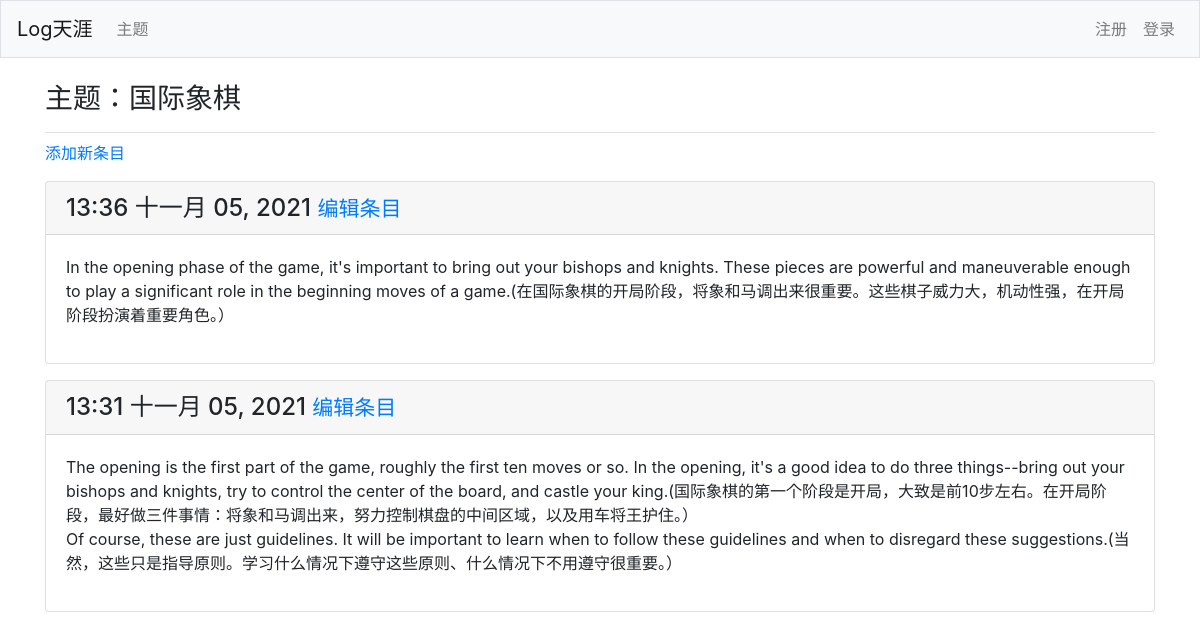
/topics/1/, run on the app's committed database.
### learning_logs/models.py (models this page shows, shortened)
class Topic(models.Model):
    text = models.CharField(max_length=200)
    data_added = models.DateField(auto_now_add=True)
    def __str__(self):
        return self.text

class Entry(models.Model):
    topic = models.ForeignKey(Topic, on_delete=models.CASCADE)
    text = models.TextField()
    date_added = models.DateTimeField(auto_now_add=True)
    class meta:
        verbose_name_plural = 'entries'

### learning_logs/views.py (the view)
# urls.py: path('topics/<int:topic_id>/', views.topic, name='topic'),
def topic(request, topic_id):
    topic = Topic.objects.get(id=topic_id)
    entries = topic.entry_set.order_by('-date_added')
    context = {'topic': topic, 'entries': entries}
    return render(request, 'learning_logs/topic.html', context)

### learning_logs/templates/learning_logs/topic.html
{% extends 'learning_logs/base.html' %}
{% block page_header %}
  <h3>主题：{{ topic }}</h3>
{% endblock page_header%}
{% block content %}
  <p>
    <a href="{% url 'learning_logs:new_entry' topic.id %}">添加新条目</a>
  </p>
  {% for entry in entries %}
    <div class="card mb-3">
      <h4 class="card-header">
        {{ entry.date_added|date:'H:i M d, Y' }}
        <small><a href="{% url 'learning_logs:edit_entry' entry.id %}">编辑条目</a></small>
      </h4>
      <div class="card-body">
        {{ entry.text|linebreaks }}
      </div>
    </div>
  {% empty %}
    <p>这个主题还没有相关条目。</p>
  {% endfor %}
{% endblock content %}

### learning_logs/templates/learning_logs/base.html (shortened to what this page needs)
{% load bootstrap4 %}
<!doctype html>
<html lang='en'>
<head>
    {% bootstrap_css %}
</head>
<body>
  <nav class="navbar navbar-expand-md navbar-light bg-light mb-4 border">
    <a class="navbar-brand" href="{% url 'learning_logs:index' %}">
      Log天涯</a>
    <div class="collapse navbar-collapse" id="navbarCollapse">
      <ul class="navbar-nav mr-auto">
        <li class="nav-item">
          <a class="nav-link" href="{% url 'learning_logs:topics'%}">主题</a></li>
      </ul>
      <ul class="navbar-nav ml-auto">
        {% if user.is_authenticated %}
          <li class="nav-item">
            <span class="navbar-text">你好，{{ user.username }}.</span>
          </li>
          <li class="nav-item">
            <a class="nav-link" href="{% url 'users:logout' %}">注销</a>
          </li>
        {% else %}
          <li class="nav-item">
            <a class="nav-link" href="{% url 'users:register' %}">注册</a>
          </li>
          <li class="nav-item">
            <a class="nav-link" href="{% url 'users:login' %}">登录</a>
          </li>
        {% endif %}
      </ul>
    </div>
  </nav>
  <main role="main" class="container">
    <div class="pb-2 mb-2 border-bottom">
      {% block page_header %}{% endblock page_header %}
    </div>
    <div>
      {% block content %}{% endblock content %}
    </div>
  </main>
</body>
</html>

### data on the page
Topic: text "国际象棋"
Entry: date_added "13:36 十一月 05, 2021", text "In the opening phase of the game, it's important to bring out your bishops and knights. These pieces are powerful and maneuverable enough to play a significant role in the beginning moves of a game.(在国际象棋的开局阶段，将象和马调出来很重要。这些棋子威力大，机动性强，在开局阶段扮演着重要角色。）"
Entry: date_added "13:31 十一月 05, 2021", text "The opening is the first part of the game, roughly the first ten moves or so. In the opening, it's a good idea to do three things--bring out your bishops and knights, try to control the center of the board, and castle your king.(国际象棋的第一个阶段是开局，大致是前10步左右。在开局阶段，最好做三件事情：将象和马调出来，努力控制棋盘的中间区域，以及用车将王护住。） Of course, these are just guidelines. It will be important to learn when to follow these guidelines and when to disregard these suggestions.(当然，这些只是指导原则。学习什么情况下遵守这些原则、什么情况下不用遵守很重要。）"
